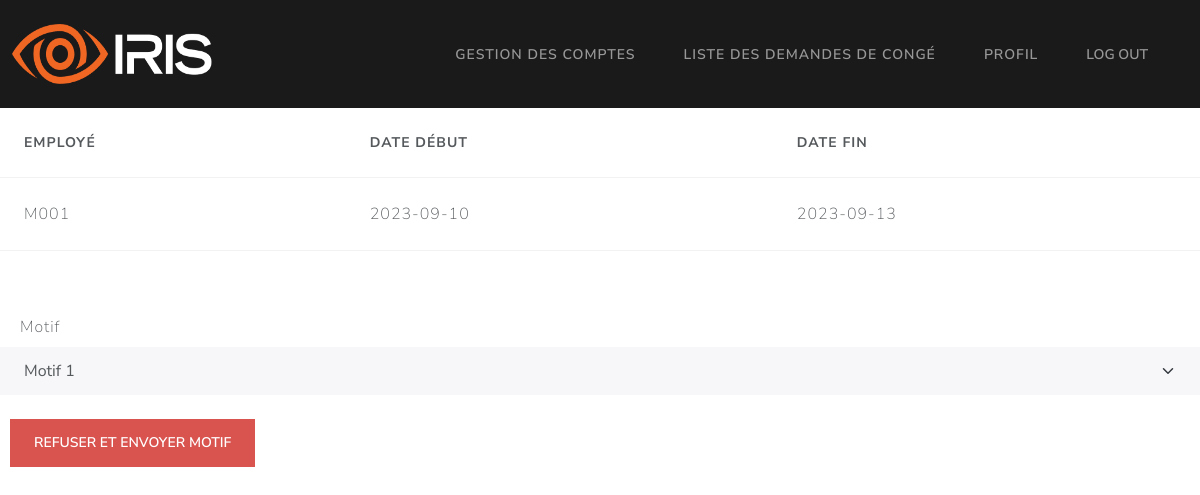
The app's page /GRH/demande_congé/9/refuser (signed in) with its own data.
### Models/models.py (models this page shows, shortened)
class demandeCongé(db.Model):
    id = db.Column(db.Integer, primary_key=True)
    date_debut = db.Column(db.String, unique=False, nullable=False)
    date_fin = db.Column(db.String, unique=False, nullable=False)
    statut = db.Column(db.String, unique=False, nullable=False)
    employee_matricule = db.Column(db.String, unique=False, nullable=False)
    motif_refus = db.Column(db.String, unique=False, nullable=True)

### middleware.py (the view)
    def check_GRH(*args, **kwargs):
        try:
            matricule = session['user']
            user = userLoginCredentials.query.filter_by(matricule=matricule).first()
            if (user.role != 'GRH'):
                if(user.role == 'Employé'):
                    return redirect("/Employé/home")
                return redirect("/manager/home")
        except:
            return redirect("/")
        return f(*args, **kwargs)

### Controllers/GRHController.py (called while the page is built)
def refuseDemande(request, id):
    try:
        demande = demandeCongé.query.filter_by(id=id).first()
        if(request.method=='POST'):
            motif = request.form['motif']
            demande.statut = 'Refused'
            demande.motif_refus = motif
            db.session.commit()
            return render_template("/messagePage.html", title="Refus de demande",
                                message=f"Demande d'employé {demande.employee_matricule} a été refusée",
                                link="/GRH/home")
        else:
            return render_template("/GRH/motif.html", demande=demande)
    except Exception as e:
        return render_template("/GRH/detailsDemande.html", demande=demande ,error=str(e))

### app.py (called while the page is built)
@app.route("/GRH/demande_congé/<int:id>/refuser", methods=['GET', 'POST'], endpoint='refuser_demande')
@check_if_GRH
def refuser_demande(id):
	return refuseDemande(request, id)

### templates/GRH/motif.html (shortened to what this page needs)
{% extends '/GRH/base.html' %}
{% block content %}
<table class="table table-hover" style="width: 100%">
  <thead>
    <tr>
      <th scope="col">Employé</th>
      <th scope="col">Date début</th>
      <th scope="col">Date fin</th>
    </tr>
  </thead>
  <tbody>
    <trColumn
      class="table-secondary"
      onclick="window.location='demande_congé/{{ demande.id }}';"
      style="cursor: pointer"
    >
      <td>{{ demande.employee_matricule }}</td>
      <td>{{ demande.date_debut }}</td>
      <td>{{ demande.date_fin }}</td>
  </tbody>
</table>
<br />
<form action="/GRH/demande_congé/{{ demande.id }}/refuser" method="POST">
  <div class="form-group">
    <label for="exampleSelect1" class="form-label mt-4" style="padding-left: 20px;">Motif</label>
    <select class="form-select" name="motif" required>
      <option>Motif 1</option>
    </select>
  </div>
  <br />
  <button type="submit" class="btn btn-danger" style="margin-left: 10px;">
    Refuser et envoyer motif
  </button>
</form>
{% endblock %}

### records on screen
demandeCongé: employee_matricule "M001", date_debut "2023-09-10", date_fin "2023-09-13"
